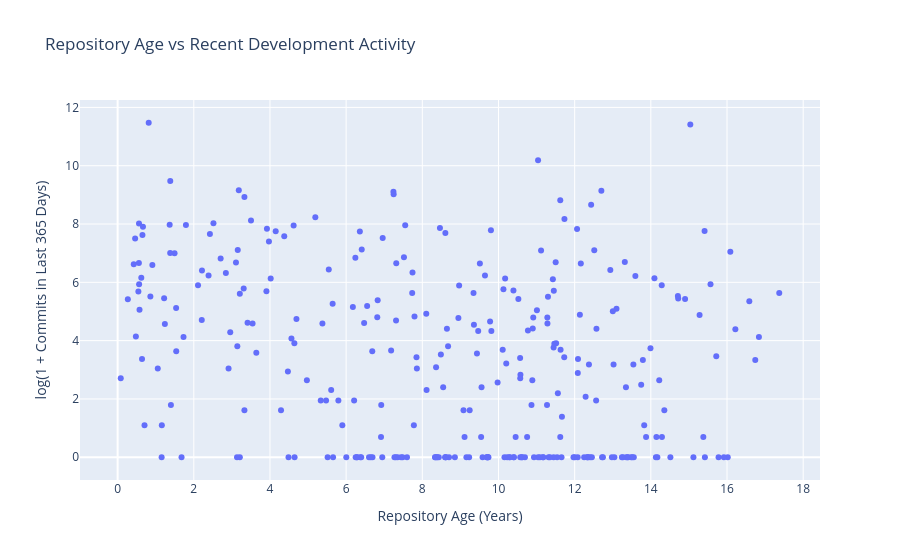

This figure's notebook cell:
### Code cell
fig = px.scatter(
    df,
    x="repository_age_years",
    y="log1p_commits_365d",
    hover_name="full_name",
    hover_data=[
        "stars",
        "commits_365d",
        "language_normalized"
    ],
    title="Repository Age vs Recent Development Activity",
    labels={
        "repository_age_years": "Repository Age (Years)",
        "log1p_commits_365d":
            "log(1 + Commits in Last 365 Days)"
    }
)

fig.show()

### Figure 1 — Plotly figure (JSON) as saved in the notebook; plotly's stock layout.template omitted (floating-point values rounded to 4 significant figures; data arrays with more than 128 entries replaced by an {"elided": "..."} marker saying what was removed)
{"data": [{"customdata": {"elided": "300x3 mixed values"}, "hovertemplate": "<b>%{hovertext}</b><br><br>Repository Age (Years)=%{x}<br>log(1 + Commits in Last 365 Days)=%{y}<br>stars=%{customdata[0]}<br>commits_365d=%{customdata[1]}<br>language_normalized=%{customdata[2]}<extra></extra>", "hovertext": {"elided": "300 str values"}, "legendgroup": "", "marker": {"color": "#636efa", "symbol": "circle"}, "mode": "markers", "name": "", "orientation": "v", "showlegend": false, "type": "scatter", "x": {"elided": "300 float values"}, "xaxis": "x", "y": {"elided": "300 float values"}, "yaxis": "y"}], "layout": {"legend": {"tracegroupgap": 0}, "title": {"text": "Repository Age vs Recent Development Activity"}, "xaxis": {"anchor": "y", "domain": [0, 1], "title": {"text": "Repository Age (Years)"}}, "yaxis": {"anchor": "x", "domain": [0, 1], "title": {"text": "log(1 + Commits in Last 365 Days)"}}}}
